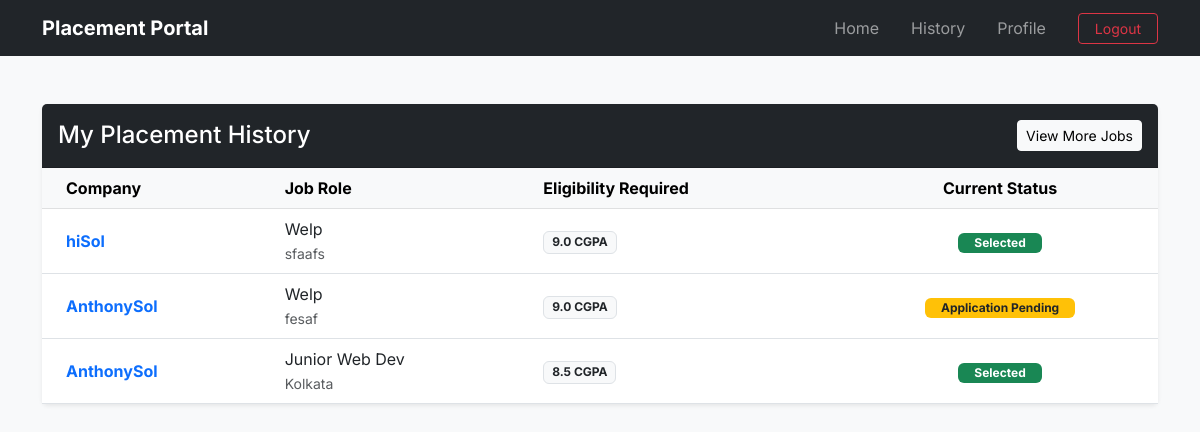
The app's page /student/history (signed in) with its own data.
### application/models.py (models this page shows)
class Application(db.Model):
    __tablename__ = "applications"
    id = db.Column(db.Integer(), primary_key=True)
    student_id = db.Column(db.Integer(), db.ForeignKey("students.id"), nullable=False)
    drive_id = db.Column(db.Integer(), db.ForeignKey("placement_drives.id"), nullable=False)
    application_date = db.Column(db.DateTime(), default=datetime.now)
    status=db.Column(db.String(30),default='Applied') #Applied, Shortlisted, Selected, rejected
    student=db.relationship("Student",back_populates="applications")
    drive=db.relationship("PlacementDrive",back_populates="applications")
    __table_args__=(db.UniqueConstraint('student_id','drive_id',name='unique_application'),)

class Company(db.Model):
    __tablename__="companies"
    id=db.Column(db.Integer(),primary_key=True)
    user_id=db.Column(db.Integer(),db.ForeignKey("users.id"),nullable=False)
    company_name=db.Column(db.String(200),nullable=False)
    hr_name=db.Column(db.String(100),nullable=True)
    hr_contact=db.Column(db.String(100),nullable=True)
    website=db.Column(db.String(200),nullable=True)
    is_approved=db.Column(db.Boolean(),default=False) # Until Admin toggles this on the company wont be approved and wont be shown in dashboard
    user=db.relationship("User",back_populates="company") #Child side
    drives=db.relationship("PlacementDrive",back_populates="company",cascade="all,delete-orphan") #Parent side

class PlacementDrive(db.Model):
    __tablename__="placement_drives"
    id=db.Column(db.Integer(),primary_key=True)
    company_id=db.Column(db.Integer(),db.ForeignKey("companies.id"),nullable=False)
    job_title=db.Column(db.String(200),nullable=False)
    job_description=db.Column(db.Text(),nullable=False)
    job_location=db.Column(db.String(200),nullable=False)
    eligibility_CGPA=db.Column(db.Float(),nullable=False)
    eligibility_criteria_others=db.Column(db.Text(),nullable=True)
    deadline=db.Column(db.DateTime(),nullable=False)
    status=db.Column(db.String(30),default='Pending') #Pending, Approved, Denied or Closed. Will be done by Admin
    allowed_branches=db.Column(db.Text(),nullable=False)
    allowed_years=db.Column(db.Text(),nullable=False)
    created_at=db.Column(db.DateTime(),default=datetime.now)
    company=db.relationship("Company",back_populates="drives") #Child side
    applications=db.relationship("Application",back_populates="drive",cascade="all,delete-orphan") #Parent side

### application/controllers.py (the view)
@app.route('/student/history')
def student_history():
    if session.get('role')!='student':
        flash('Login as student','danger')
        return redirect(url_for('login'))
    student=Student.query.filter_by(user_id=session.get('user_id')).first_or_404()
    applications=Application.query.filter_by(student_id=student.id).order_by(Application.id.desc()).all()
    return render_template('student_history.html',student=student,applications=applications)

### templates/student_history.html (shortened to what this page needs)
{% extends 'base.html' %}
{% block content %}
<div class="container mt-4">
    <div class="card shadow-sm border-0">
        <div class="card-header bg-dark text-white d-flex justify-content-between align-items-center py-3">
            <h4 class="mb-0">My Placement History</h4>
            <a href="{{ url_for('student_dashboard') }}" class="btn btn-sm btn-light">View More Jobs</a>
        </div>
        <div class="card-body p-0">
            <table class="table table-hover align-middle mb-0">
                <thead class="table-light">
                    <tr>
                        <th class="ps-4">Company</th>
                        <th>Job Role</th>
                        <th>Eligibility Required</th>
                        <th class="text-center">Current Status</th>
                    </tr>
                </thead>
                <tbody>
                    {% for app in applications %}
                    <tr>
                        <td class="ps-4">
                            <span class="fw-bold text-primary">{{ app.drive.company.company_name }}</span>
                        </td>
                        <td>
                            <div>{{ app.drive.job_title }}</div>
                            <small class="text-muted">{{ app.drive.job_location }}</small>
                        </td>
                        <td>
                            <span class="badge bg-light text-dark border">{{ app.drive.eligibility_CGPA }} CGPA</span>
                        </td>
                        <td class="text-center">
                            {% if app.status == 'Shortlisted' or app.status == 'Selected' %}
                                <span class="badge bg-success px-3">Selected</span>
                            {% elif app.status == 'Rejected' %}
                                <span class="badge bg-danger px-3">Not Selected</span>
                            {% else %}
                                <span class="badge bg-warning text-dark px-3">Application Pending</span>
                            {% endif %}
                        </td>
                    </tr>
                    {% else %}
                    <tr>
                        <td colspan="4" class="text-center py-5 text-muted">
                            <p class="mb-0">You haven't applied to any placement drives yet.</p>
                        </td>
                    </tr>
                    {% endfor %}
                </tbody>
            </table>
        </div>
    </div>
</div>
{% endblock %}

### templates/base.html (style rules this page uses)
body { font-family: 'Inter', sans-serif; }

### records on screen
Application: drive.company.company_name "hiSol", drive.job_title "Welp", drive.job_location "sfaafs", drive.eligibility_CGPA "9.0", status "Selected"
Application: drive.company.company_name "AnthonySol", drive.job_title "Welp", drive.job_location "fesaf", drive.eligibility_CGPA "9.0", status "Application Pending"
Application: drive.company.company_name "AnthonySol", drive.job_title "Junior Web Dev", drive.job_location "Kolkata", drive.eligibility_CGPA "8.5", status "Selected"
